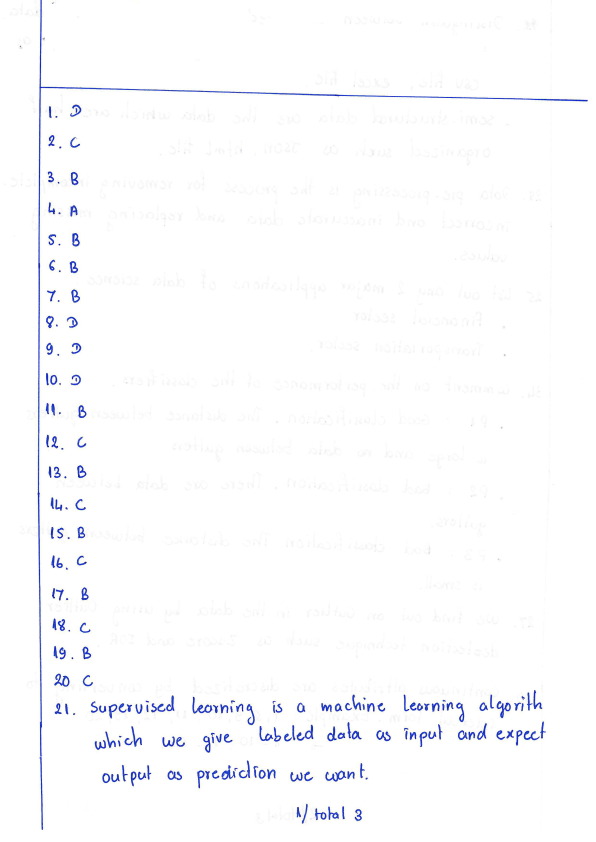
#> input picture AI/ML/student1_q21_test.png, 1786 x 2526 px (shown at 1/3 size)
$ python -i preprocess.py   (imports and definitions only)
#> lines starting #> are read from the running program, lines starting #| are printed output that depends on the picture; after the words box and inside, x2 and y2 are one past the last pixel; in counts of white or black regions, pixels touching at a corner belong together
import cv2
import numpy as np
import tempfile


def preprocess_image(image_path):

    # -----------------------------
    # Read image
    # -----------------------------
#> called with image_path = 'ML/student1_q21_test.png'
    image = cv2.imread(image_path)
#> image is the input picture: shape (2526, 1786, 3); mean B, G, R 253.4, 251.7, 251.3

    if image is None:
        raise Exception("Image not found")

    # -----------------------------
    # Resize
    # -----------------------------
    h, w = image.shape[:2]
#> h = 2526; w = 1786

    if w < 1500:
        scale = 1500 / w

        image = cv2.resize(
            image,
            None,
            fx=scale,
            fy=scale,
            interpolation=cv2.INTER_CUBIC
        )

    # -----------------------------
    # Convert BGR to HSV
    # -----------------------------
    hsv = cv2.cvtColor(
        image,
        cv2.COLOR_BGR2HSV
    )
#> hsv: shape (2526, 1786, 3); mean H, S, V 4.6, 3.3, 253.7

    # -----------------------------
    # Detect blue handwriting
    # -----------------------------
    lower_blue = np.array([100, 60, 40])
    upper_blue = np.array([130, 255, 255])

    blue_mask = cv2.inRange(
        hsv,
        lower_blue,
        upper_blue
    )
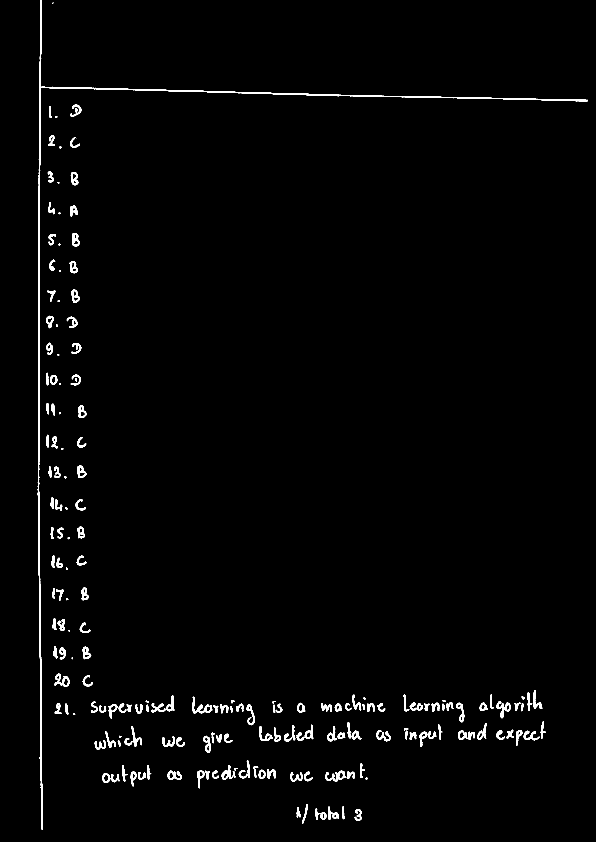
#> blue_mask: shape (2526, 1786) (shown at 1/3 size); 1.5% white; 193 white regions (5 under 20 px), largest, box (x1, y1, x2, y2) and area: (113, 0, 1763, 2489) 15673, (577, 2090, 637, 2141) 876, (976, 2311, 1039, 2345) 802

    # -----------------------------
    # Remove small noise
    # -----------------------------
    kernel = np.ones(
        (2, 2),
        np.uint8
    )

    blue_mask = cv2.morphologyEx(
        blue_mask,
        cv2.MORPH_OPEN,
        kernel
    )
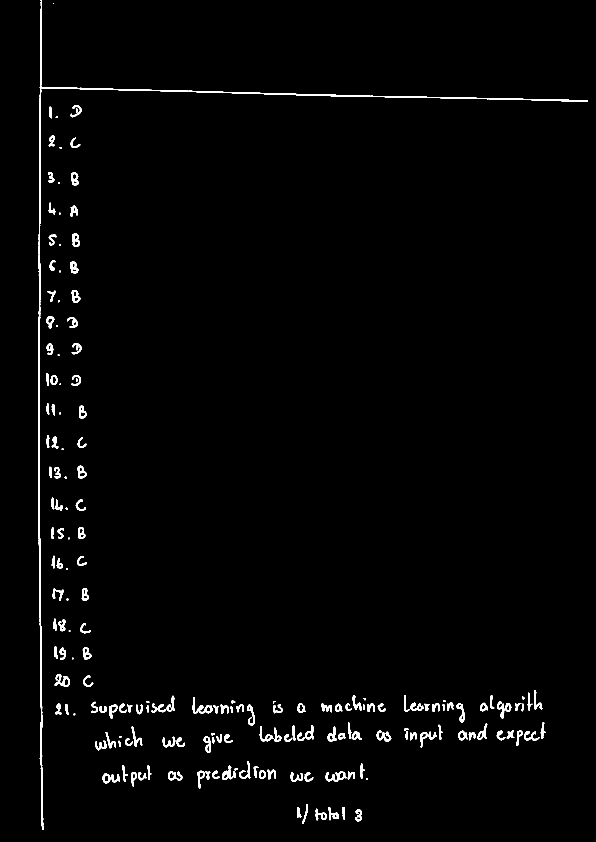
#> blue_mask: shape (2526, 1786) (shown at 1/3 size); 1.5% white; 192 white regions (4 under 20 px), largest, box (x1, y1, x2, y2) and area: (114, 0, 1764, 2490) 15601, (578, 2091, 638, 2142) 875, (977, 2313, 1040, 2346) 798

    # -----------------------------
    # Convert to black text
    # on white background
    # -----------------------------
    processed = 255 - blue_mask
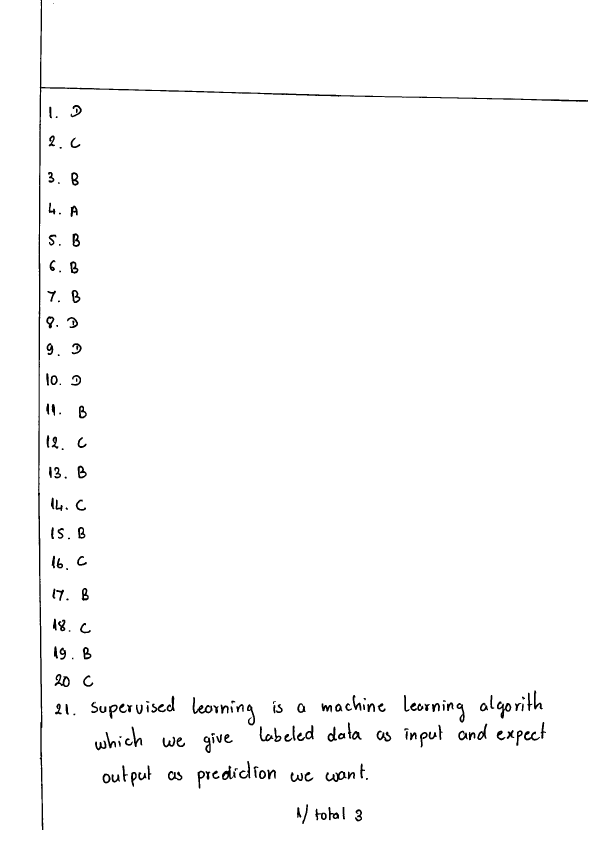
#> processed: shape (2526, 1786) (shown at 1/3 size); 98.5% white; 192 black regions (4 under 20 px), largest, box (x1, y1, x2, y2) and area: (114, 0, 1764, 2490) 15601, (578, 2091, 638, 2142) 875, (977, 2313, 1040, 2346) 798

    # -----------------------------
    # Convert to 3-channel BGR
    # -----------------------------
    processed = cv2.cvtColor(
        processed,
        cv2.COLOR_GRAY2BGR
    )

    # -----------------------------
    # Save temporary image
    # -----------------------------
    temp = tempfile.NamedTemporaryFile(
        suffix=".png",
        delete=False
    )

    cv2.imwrite(
        temp.name,
        processed
    )

    return temp.name

>>> result = preprocess_image('ML/student1_q21_test.png')
